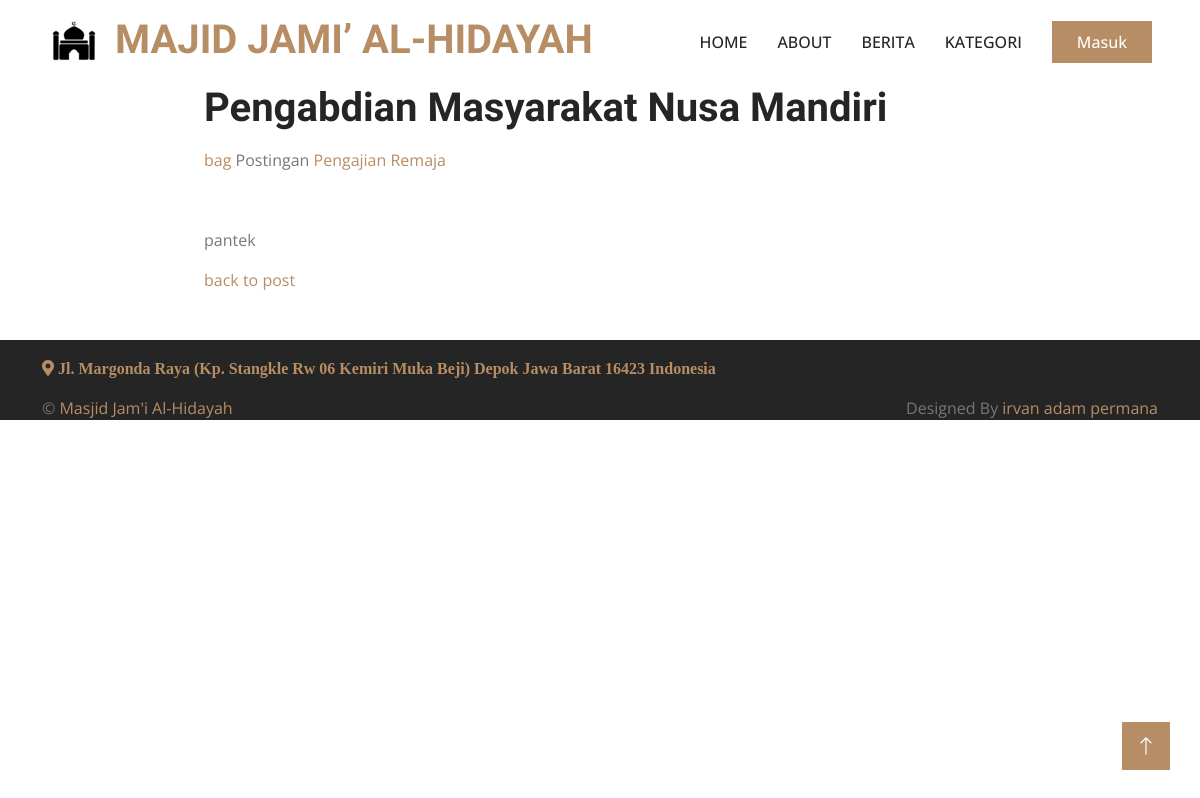
Before: /home/post/9 with the older database file.
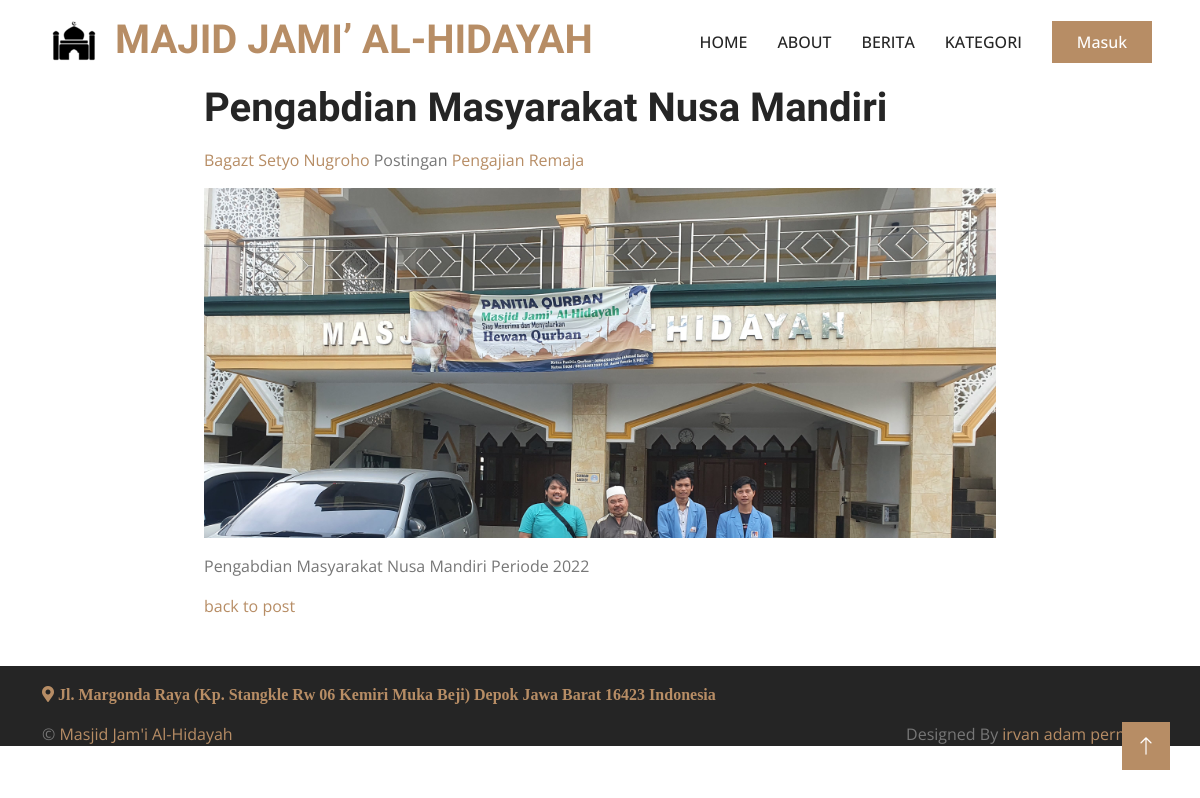
After: the same page with the newer database file.
### tables this page shows
CREATE TABLE `tb_berita` (
  `id` int(11) NOT NULL,
  `id_kategori` int(11) NOT NULL,
  `judul_berita` varchar(128) NOT NULL,
  `isi_berita` text NOT NULL,
  `gambar` varchar(128) NOT NULL,
  `id_user` int(11) NOT NULL,
  `tanggal` varchar(128) NOT NULL
);

CREATE TABLE `tb_user` (
  `id_user` int(11) NOT NULL,
  `name` varchar(128) NOT NULL,
  `email` varchar(128) NOT NULL,
  `img` varchar(128) NOT NULL,
  `password` varchar(256) DEFAULT 'e10adc3949ba59abbe56e057f20f883e',
  `id_roles` varchar(128) NOT NULL,
  `is_active` int(1) NOT NULL,
  `date_created` int(11) DEFAULT NULL
);

CREATE TABLE `tb_berita_kategori` (
  `id_kategori` int(11) NOT NULL,
  `kategori` varchar(128) NOT NULL
);

### application/controllers/Home.php (called while the page is built, shortened)
<?php
class Home extends CI_Controller
{
	public function post()
	{
		$data['brt'] = $this->m_home->postWhere(['id' => $this->uri->segment(3)])->row_array();
		$this->load->view('templates/header-home');
		$this->load->view('home/post', $data);
		$this->load->view('templates/footer-home');
	}
}

### index.php (called while the page is built, shortened)
<?php
require_once BASEPATH.'core/CodeIgniter.php';

### application/models/m_home.php (called while the page is built, shortened)
<?php
class m_home extends CI_Model
{
    public function postWhere($where)
    {
        $this->db->select('a.*, b.kategori,c.name');
        $this->db->join('tb_berita_kategori b', 'a.id_kategori = b.id_kategori', 'inner');
        $this->db->join('tb_user c', 'a.id_user = c.id_user', 'left');
        return $this->db->get_where('tb_berita a', $where);
    }
}

### application/views/home/post.php (the view, shortened to what this page needs)
<div class="row justify-content-center mb-5">
	<div class="col-md-8">
		<h1 class="mb-3"><?= $brt['judul_berita']; ?></h1>
		<p><a href="<?= base_url('home/uk/') . $brt['id_user']; ?>" class="text-decoration-none"><?= $brt['name']; ?> </a>Postingan
			<a href="<?= base_url('home/pk/') . $brt['id_kategori']; ?>" class="text-decoration-none"><?= $brt['kategori']; ?></a>
		</p>
		<div style="max-height: 350px; overflow: hidden;">
			<img src="<?= base_url('assets/img/berita/') . $brt['gambar']; ?>" alt="" class="img-fluid">
		</div>
		<article class="my-3 fs-6">
			<p><?= $brt['isi_berita']; ?></p>
		</article>
		<a href="<?= base_url('home/berita') ?>" class="text-decoration-none mt-3">back to post</a>
	</div>
</div>

### application/views/templates/header-home.php (shortened to what this page needs)
<!DOCTYPE html>
<html lang="en">
<head>
	<link href="https://cdnjs.cloudflare.com/ajax/libs/font-awesome/5.10.0/css/all.min.css" rel="stylesheet">
	<link href="https://cdn.jsdelivr.net/npm/bootstrap-icons@1.4.1/font/bootstrap-icons.css" rel="stylesheet">
	<link href="<?= base_url('assets/'); ?>lib/animate/animate.min.css" rel="stylesheet">
	<link href="<?= base_url('assets/'); ?>lib/owlcarousel/assets/owl.carousel.min.css" rel="stylesheet">
	<link href="<?= base_url('assets/'); ?>lib/tempusdominus/css/tempusdominus-bootstrap-4.min.css" rel="stylesheet" />
	<link href="<?= base_url('assets/'); ?>css/bootstrap.min.css" rel="stylesheet">
	<link href="<?= base_url('assets/'); ?>css/style.css" rel="stylesheet">
</head>
<body>
	<nav class="navbar navbar-expand-lg bg-white navbar-light sticky-top py-lg-0 px-lg-5 wow fadeIn" data-wow-delay="0.1s">
		<a href="<?= base_url('home') ?>" class="navbar-brand ms-4 ms-lg-0">
			<h1 class="text-primary m-0"><img class="me-3" src="<?= base_url('assets/'); ?>img/icons/icon-1.png" alt="Icon">MAJID JAMI’ AL-HIDAYAH</h1>
		</a>
		<div class="collapse navbar-collapse" id="navbarCollapse">
			<div class="navbar-nav ms-auto p-4 p-lg-0">
				<a href="<?= base_url('home'); ?>" class="nav-item nav-link">Home</a>
				<a href="<?= base_url('home/about'); ?>" class="nav-item nav-link">About</a>
				<a href="<?= base_url('home/berita'); ?>" class="nav-item nav-link">Berita</a>
				<a href="<?= base_url('home/kategori'); ?>" class="nav-item nav-link">Kategori</a>
			</div>
			<a href="<?= base_url('auth'); ?>" class="btn btn-primary py-2 px-4">Masuk</a>
		</div>
	</nav>

### application/views/templates/footer-home.php (shortened to what this page needs)
<div class="container-fluid copyright bg-dark ">
    <div class="container">
        <div class="row">
            <div class="h-100 d-inline-flex align-items-center py-3 me-3">
                <a class="text-body justify-content-center" href="https://goo.gl/maps/ZeSfDhbbUwkDkV6D8"><i class="fa fa-map-marker-alt text-primary "> Jl. Margonda Raya (Kp. Stangkle Rw 06 Kemiri Muka Beji) Depok Jawa Barat 16423 Indonesia</i></a>
                </div>
            <div class="col-md-6 text-center text-md-start mb-3 mb-md-0">
                &copy; <a href="#">Masjid Jam'i Al-Hidayah</a>
                </div>
            <div class="col-md-6 text-center text-md-end">
                Designed By <a href="">irvan adam permana</a>
            </div>
        </div>
    </div>
</div>
    <a href="#" class="btn btn-lg btn-primary btn-lg-square back-to-top"><i class="bi bi-arrow-up"></i></a>
</body>
</html>

### assets/css/style.css (style rules this page uses)
:root { --primary: #B78D65; --light: #F8F8F8; --dark: #252525; }
h1, h2, .h1, .h2, .fw-bold { font-weight: 600 !important; }
.back-to-top { position: fixed; display: none; right: 30px; bottom: 30px; z-index: 99; }
.btn { font-weight: 500; transition: .5s; }
.btn.btn-primary, .btn.btn-secondary { color: #FFFFFF; }
.btn-lg-square { width: 48px; height: 48px; }
.btn-square, .btn-sm-square, .btn-lg-square { padding: 0; display: flex; align-items: center; justify-content: center; font-weight: normal; }
.navbar .navbar-nav .nav-link { margin-right: 30px; padding: 30px 0; color: var(--dark); font-weight: 500; text-transform: uppercase; outline: none; }
.navbar.sticky-top { top: -100px; transition: .5s; }

Changed rows visible on the page:
changed tb_berita "Pengabdian Masyarakat Nusa Mandiri": id_user.name "bag" → "Bagazt Setyo Nugroho"; gambar: picture added; isi_berita "pantek" → "Pengabdian Masyarakat Nusa Mandiri Periode 2022"
